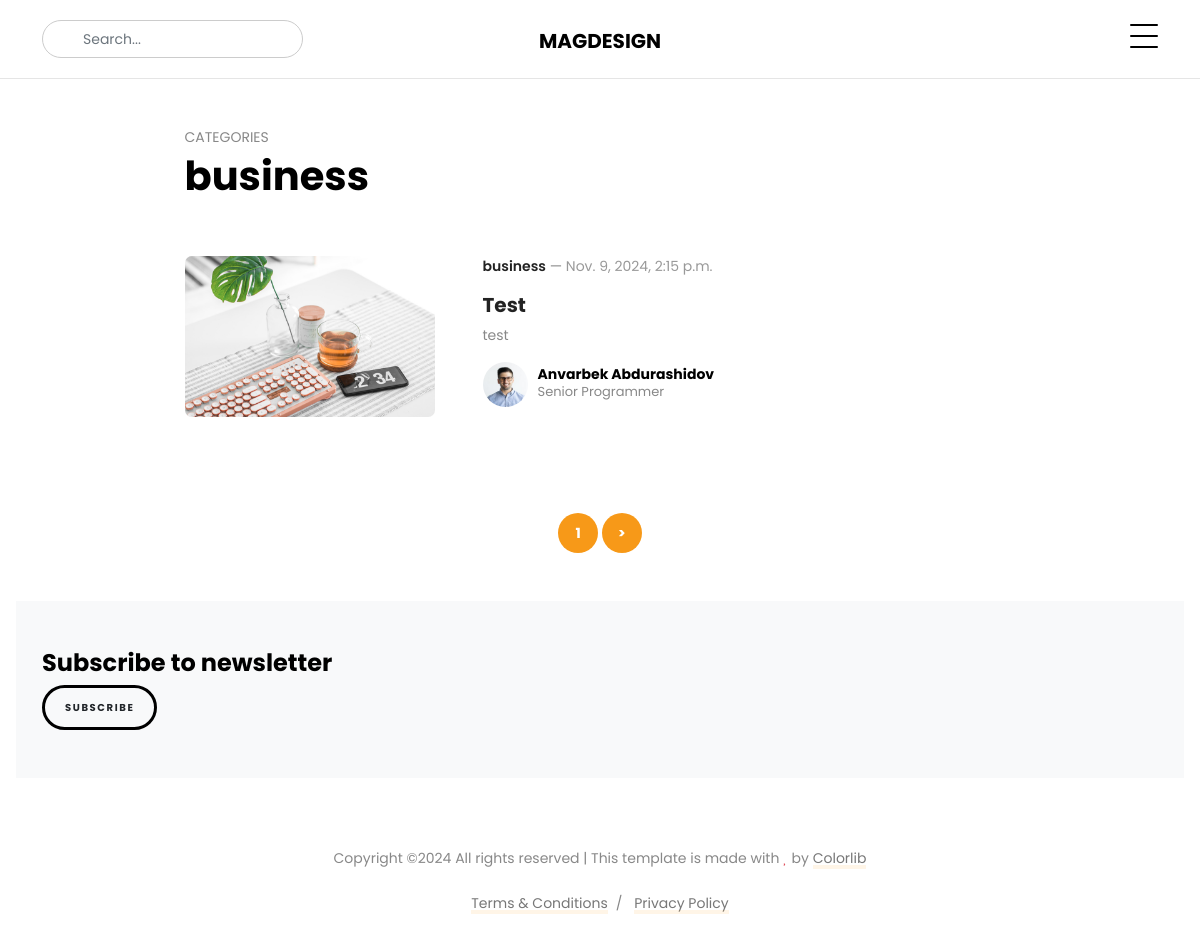
/categories/?category=business, run on the app's committed database.
### magazine/models.py (models this page shows, shortened)
class Post(models.Model):
    image = models.ImageField(upload_to='posts_image/')
    category = models.CharField(max_length=221)
    title = models.CharField(max_length=221)
    description = RichTextField()
    description2 = RichTextField()
    author_image = models.ImageField(upload_to='author_image/')
    author_name = models.CharField(max_length=221)
    author_job = models.CharField(max_length=221)
    post_add_time = models.DateTimeField(auto_now_add=True)

### magazine/views.py (the view)
# urls.py: path('categories/', categories, name='categories'),
def categories(request):
    category2 = Post.objects.values_list('category', flat=True).distinct()
    category = request.GET.get("category")
    posts = Paginator(Post.objects.filter(category=category), 1)
    get_page = request.GET.get("page")
    all_post = posts.get_page(get_page)
    if not get_page:
        get_page = 1
    context = {
        'page': get_page,
        'posts': all_post,
        'category': category,
        'categories': category2,
    }
    return render(request, 'categories.html', context)

### templates/categories.html (shortened to what this page needs)
<!doctype html>
{% load static %}
<html lang="en">
<head>
    <link rel="stylesheet" href="{% static 'fonts/icomoon/style.css' %}">
    <link rel="stylesheet" href="{% static 'fonts/flaticon/font/flaticon.css' %}">
    <link rel="stylesheet" href="{% static 'css/tiny-slider.css' %}">
    <link rel="stylesheet" href="{% static 'css/glightbox.min.css' %}">
    <link rel="stylesheet" href="{% static 'css/aos.css' %}">
    <link rel="stylesheet" href="{% static 'css/style.css' %}">
</head>
<body>
<nav class="site-nav">
    <div class="container">
        <div class="site-navigation">
            <div class="row">
                <div class="col-md-6 text-center order-1 order-md-2 mb-3 mb-md-0">
                    <a href="{% url 'index' %}" class="logo m-0 text-uppercase">MagDesign</a>
                </div>
                <div class="col-md-3 order-3 order-md-1">
                    <form action="{% url 'search' %}" class="search-form">
                        <input name="search" type="search" class="form-control" placeholder="Search...">
                    </form>
                </div>
                <div class="col-md-3 text-end order-2 order-md-3 mb-3 mb-md-0">
                    <div class="d-flex">
                        <a
                                class="burger ms-auto float-end site-menu-toggle js-menu-toggle d-inline-block"
                                data-toggle="collapse" data-target="#main-navbar">
                            <span></span>
                        </a>
                    </div>
                </div>
            </div>
        </div>
    </div>
</nav>
<div class="section pt-5 pb-0">
    <div class="container">
        <div class="row mb-5 justify-content-center">
            <div class="col-lg-9">
                <span class="fw-normal text-uppercase d-block mb-1">Categories</span>
                <h2 class="heading">{{category}}</h2>
            </div>
        </div>
        <div class="row justify-content-center">
            {% for post in posts %}
            <div class="col-lg-9">
                <div class="post-entry d-md-flex small-horizontal mb-5">
                    <div class="me-md-5 thumbnail mb-3 mb-md-0">
                        <img src="{{post.image.url}}" alt="Image" class="img-fluid">
                    </div>
                    <div class="content">
                        <div class="post-meta mb-3">
                            <a href="categories.html#" class="category">{{category}}</a>
                            &mdash;
                            <span class="date">{{post.post_add_time}}</span>
                        </div>
                        <h2 class="heading"><a href="single.html">{{post.title}}</a></h2>
                        <p>{{post.description}}</p>
                        <a href="categories.html#" class="post-author d-flex align-items-center">
                            <div class="author-pic">
                                <img src="{{post.author_image.url}}" alt="Image">
                            </div>
                            <div class="text">
                                <strong>{{post.author_name}}</strong>
                                <span>{{post.author_job}}</span>
                            </div>
                        </a>
                    </div>
                </div>
            </div>
            {% endfor %}
        </div>
    </div>
    <div class="row align-items-center justify-content-center py-5">
        <div class="col-lg-6 text-center">
            <div class="custom-pagination">
                <a href="" class="active">{{page}}</a>
                {% if posts.has_next %}
                <a href="{% url 'categories' %}?category={{category}}&page={{posts.next_page_number}}" class="active">></a>
                {% endif %}
            </div>
        </div>
    </div>
</div>
<div class="py-5 bg-light mx-md-3 sec-subscribe">
    <div class="container">
        <div class="row">
            <div class="col-lg-12">
                <h2 class="h4 fw-bold">Subscribe to newsletter</h2>
            </div>
        </div>
        <form method="post">
            <button type="submit" class="btn btn-warning" style="border: solid black">Subscribe</button>
        </form>
    </div>
</div>
<div class="site-footer">
    <div class="container">
        <div class="row justify-content-center copyright">
            <div class="col-lg-7 text-center">
                <div class="widget">
                    <p>Copyright &copy;<script>document.write(new Date().getFullYear());</script>
                        All rights reserved | This template is made with <i class="icon-heart text-danger"
                                                                            aria-hidden="true"></i> by <a
                                href="https://colorlib.com" target="_blank" rel="nofollow noopener">Colorlib</a>
                    </p>
                    <div class="d-block">
                        <a href="categories.html#" class="m-2">Terms &amp; Conditions</a>/
                        <a href="categories.html#" class="m-2">Privacy Policy</a>
                    </div>
                </div>
            </div>
        </div>
    </div>
</div>
</body>
</html>

### data on the page
Post: category "business", image (picture), post_add_time "Nov. 9, 2024, 2:15 p.m.", title "Test", description "test", author_image (picture), author_name "Anvarbek Abdurashidov", author_job "Senior Programmer"

### other printed values
{{ page }} "1"
